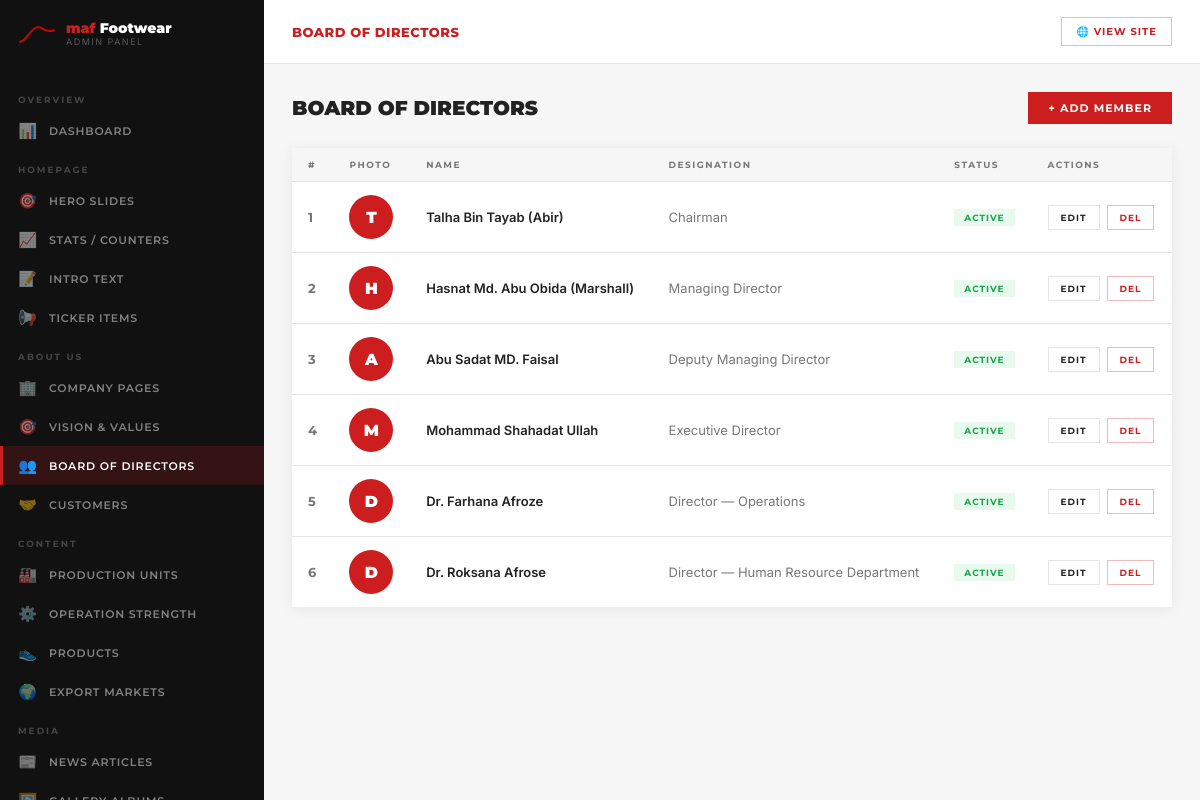
The page /admin/pages/board.php (signed in) on the database its author committed.
### tables this page shows
CREATE TABLE board_members (
  id INT AUTO_INCREMENT PRIMARY KEY,
  name VARCHAR(150) NOT NULL,
  designation VARCHAR(150) NOT NULL,
  bio TEXT,
  photo VARCHAR(255),
  sort_order INT DEFAULT 0,
  is_active TINYINT(1) DEFAULT 1
);

### config/db.php (called while the page is built, shortened)
<?php
class DB {
    private static $pdo = null;
    public static function connect() {
        if (self::$pdo === null) {
            $dsn = 'mysql:host=' . DB_HOST
                 . ';dbname=' . DB_NAME
                 . ';charset=' . DB_CHARSET;
            try {
                self::$pdo = new PDO($dsn, DB_USER, DB_PASS, array(
                    PDO::ATTR_ERRMODE            => PDO::ERRMODE_EXCEPTION,
                    PDO::ATTR_DEFAULT_FETCH_MODE => PDO::FETCH_ASSOC,
                    PDO::ATTR_EMULATE_PREPARES   => false,
                ));
            } catch (PDOException $e) {
                http_response_code(500);
                die('
                <div style="font-family:Arial,sans-serif;max-width:600px;margin:60px auto;
                            padding:36px;border:1px solid #e0e0e0;border-top:4px solid #CC1E1E">
                  <h2 style="color:#CC1E1E;margin:0 0 16px">&#9888; Database সংযোগ ব্যর্থ</h2>
                  <p style="margin:0 0 16px;color:#444">
                    <strong>config/db.php</strong> ফাইলে DB_NAME, DB_USER, DB_PASS চেক করুন।
                  </p>
                  <div style="background:#fff3cd;padding:12px 16px;border-left:4px solid #f59e0b;
                              font-size:13px;color:#856404">
                    <strong>Error:</strong> ' . htmlspecialchars($e->getMessage()) . '
                  </div>
                  <p style="font-size:12px;color:#888;margin-top:14px">
                    phpMyAdmin &#8594; <strong>maf_shoes</strong> database আছে কিনা দেখুন &#8594;
                    না থাকলে তৈরি করুন এবং <code>config/install.sql</code> import করুন।
                  </p>
                </div>');
            }
        }
        return self::$pdo;
    }
    public static function fetchAll($sql, $params = array()) {
        $stmt = self::connect()->prepare($sql);
        $stmt->execute($params);
        return $stmt->fetchAll();
    }
}

### includes/functions.php (called while the page is built, shortened)
<?php
require_once __DIR__ . '/../config/db.php';
function e(string $s): string { return htmlspecialchars($s, ENT_QUOTES, 'UTF-8'); }
function csrfToken(): string {
    return $_SESSION['csrf'];
}

### admin/pages/board.php (the view, shortened to what this page needs)
<?php
require_once __DIR__.'/../../includes/functions.php';
require_once __DIR__.'/../includes/header.php';
$members=DB::fetchAll("SELECT * FROM board_members ORDER BY sort_order");
?>
<div class="pg-header"><div class="pg-title">Board of Directors</div><a href="?edit=0" class="adm-btn adm-btn-red">+ Add Member</a></div>
<div class="panel"><div class="panel-body np">
  <table class="adm-tbl"><thead><tr><th>#</th><th>Photo</th><th>Name</th><th>Designation</th><th>Status</th><th>Actions</th></tr></thead><tbody>
  <?php foreach($members as $m): ?>
  <tr>
    <td style="color:var(--muted);font-family:var(--font-h);font-weight:700"><?=$m['sort_order']?></td>
    <td>
      <?php if($m['photo']): ?><img src="<?=mediaUrl($m['photo'])?>" style="width:44px;height:44px;object-fit:cover;border-radius:50%"/>
      <?php else: ?><div style="width:44px;height:44px;border-radius:50%;background:var(--red);display:flex;align-items:center;justify-content:center;font-family:var(--font-h);font-size:16px;font-weight:900;color:#fff"><?=strtoupper(substr($m['name'],0,1))?></div><?php endif; ?>
    </td>
    <td style="font-weight:600"><?=e($m['name'])?></td>
    <td style="font-size:13px;color:var(--muted)"><?=e($m['designation'])?></td>
    <td><a href="?action=toggle&id=<?=$m['id']?>"><span class="bdg <?=$m['is_active']?'bdg-green':'bdg-red'?>"><?=$m['is_active']?'Active':'Hidden'?></span></a></td>
    <td><div class="act-btns"><a href="?edit=<?=$m['id']?>" class="adm-btn adm-btn-out adm-btn-sm">Edit</a><a href="?action=delete&id=<?=$m['id']?>&t=<?=csrfToken()?>" class="adm-btn adm-btn-del adm-btn-sm" data-confirm="Delete member?">Del</a></div></td>
  </tr>
  <?php endforeach; ?>
  </tbody></table>
</div></div>
<?php require_once __DIR__.'/../includes/footer.php'; ?>

### admin/css/admin.css (style rules this page uses)
:root { --red:#CC1E1E;--red-d:#A01616; --dark:#1C1C1C;--sidebar:#111111; --sw:264px;--hh:64px; --white:#fff;--bg:#F6F6F6; --border:#E5E5E5;--text:#222;--muted:#777; --font-h:'Montserrat',sans-serif;--font-b:'Inter',sans-serif; --shadow:0 2px 12px rgba(0,0,0,.07); }
*,*::before,*::after { box-sizing:border-box;margin:0;padding:0 }
html,body { height:100%;font-family:var(--font-b) }
body { background:var(--bg);color:var(--text) }
a { text-decoration:none;color:inherit }
.pg-header { display:flex;align-items:center;justify-content:space-between;margin-bottom:24px;flex-wrap:wrap;gap:14px }
.pg-title { font-family:var(--font-h);font-size:20px;font-weight:900;text-transform:uppercase;color:var(--text) }
.panel { background:#fff;box-shadow:var(--shadow);margin-bottom:20px }
.panel-body { padding:22px }
.panel-body.np { padding:0 }
.adm-tbl { width:100%;border-collapse:collapse;font-size:13px }
.adm-tbl th { font-family:var(--font-h);font-size:9px;font-weight:700;text-transform:uppercase;letter-spacing:1.5px;color:var(--muted);padding:11px 16px;text-align:left;background:var(--bg);border-bottom:1px solid var(--border) }
.adm-tbl td { padding:13px 16px;border-bottom:1px solid var(--border);vertical-align:middle }
.adm-tbl tr:last-child td { border-bottom:none }
.bdg { display:inline-block;font-family:var(--font-h);font-size:9px;font-weight:700;text-transform:uppercase;letter-spacing:1px;padding:3px 10px }
.bdg-green { background:rgba(34,197,94,.1);color:#16a34a }
.adm-btn { display:inline-block;font-family:var(--font-h);font-size:11px;font-weight:700;text-transform:uppercase;letter-spacing:1px;padding:9px 20px;border:none;cursor:pointer;transition:.2s }
.adm-btn-red { background:var(--red);color:#fff }
.adm-btn-out { background:transparent;color:var(--text);border:1px solid var(--border) }
.adm-btn-del { background:transparent;color:var(--red);border:1px solid rgba(204,30,30,.3) }
.adm-btn-sm { padding:6px 12px!important;font-size:9px!important }
.act-btns { display:flex;gap:7px;align-items:center }

### rows shown on the page
board_members: sort_order "1", name "T", name "Talha Bin Tayab (Abir)", designation "Chairman", is_active "ACTIVE"
board_members: sort_order "2", name "H", name "Hasnat Md. Abu Obida (Marshall)", designation "Managing Director", is_active "ACTIVE"
board_members: sort_order "3", name "A", name "Abu Sadat MD. Faisal", designation "Deputy Managing Director", is_active "ACTIVE"
board_members: sort_order "4", name "M", name "Mohammad Shahadat Ullah", designation "Executive Director", is_active "ACTIVE"
board_members: sort_order "5", name "D", name "Dr. Farhana Afroze", designation "Director — Operations", is_active "ACTIVE"
board_members: sort_order "6", name "D", name "Dr. Roksana Afrose", designation "Director — Human Resource Department", is_active "ACTIVE"

### other values the page prints
$pageTitle "BOARD OF DIRECTORS"
